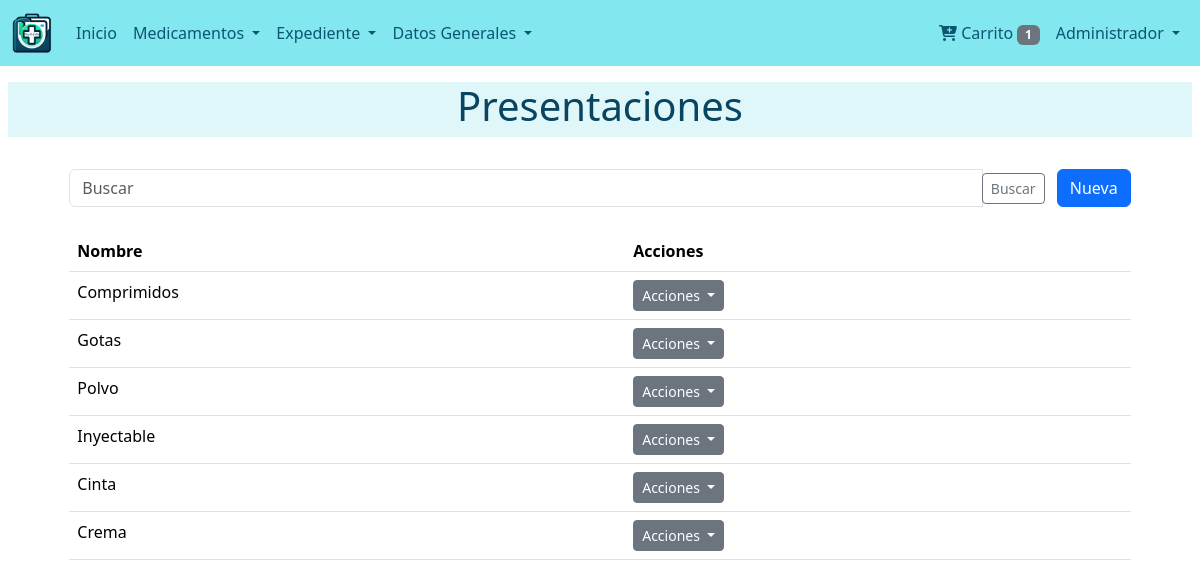
The page /productos/presentations/ (signed in) on the database its author committed.
### users/models.py (models this page shows)
class User(AbstractUser):
    def get_full_name(self):
        return '{} {}'.format(self.first_name,self.last_name)

### products/models.py (models this page shows, shortened)
class Presentation(models.Model):
    nombre = models.CharField(max_length=50, unique=True)
    class Meta:
        verbose_name = ("Presentación")
        verbose_name_plural = ("Presentaciones")

### products/views.py (the view)
# urls.py: path('presentations/', views.PresentationListView.as_view(), name='presentation_list'),
class PresentationListView(ListView):
    model = Presentation
    template_name = 'presentation/list.html'
    context_object_name = 'presentations'
    def get_queryset(self):
        queryset = super().get_queryset()
        search_term = self.request.GET.get('search', '')  # Asegúrate de usar 'search' si así lo nombraste en el input del formulario
        if search_term:
            queryset = queryset.filter(nombre__icontains=search_term)
        return queryset
    def get_context_data(self, **kwargs):
        context = super().get_context_data(**kwargs)
        context['search_form'] = PresentationSearchForm(self.request.GET or None)
        return context

### products/forms.py
class PresentationSearchForm(forms.Form):
    search = forms.CharField(
        required=False,
        widget=forms.TextInput(attrs={'class': 'form-control', 'placeholder': 'Buscar'})
    )

### dispensers/context_processors.py (called while the page is built)
def cart_processor(request):
    dispenser = get_or_create_dispenser(request)
    return {'cart_item_count': dispenser.products.count() if dispenser else 0}

### dispensers/utils.py (called while the page is built, shortened)
def get_or_create_dispenser(request):
    user = request.user if request.user.is_authenticated else None
    if user:
        dispenser = Dispenser.objects.filter(user=user).first()
        if dispenser:
            request.session['dispenser_id'] = dispenser.dispenser_id
            return dispenser

### users/context_processors.py (called while the page is built)
def open_requests(request):
    if request.user.is_authenticated:
        return {
            'open_requests': RequestPatient.objects.filter(paciente=request.user, estado=RequestPatient.ESTADO_PENDIENTE)
        }
    return {}

def is_patient(request):
    if request.user.is_authenticated:
        return {'is_patient': request.user.groups.filter(name__in=["Paciente", "Administrador"]).exists()}
    return {'is_patient': False}

### products/templates/presentation/list.html (shortened to what this page needs)
{% extends 'base.html' %}
{% block content %}
{% include "snippets/title.html" with title='Presentaciones' %}
<div class="container">
    <div class="row justify-content-center">
        <div class="col-md-11">
            {% include "presentation/snippets/filter.html" %}
            <table class="table mt-4">
                <thead>
                    <tr>
                        <th>Nombre</th>
                        <th>Acciones</th>
                    </tr>
                </thead>
                <tbody>
                    {% for presentation in presentations %}
                    <tr>
                        <td>{{ presentation.nombre }}</td>
                        <td>
                            <div class="dropdown">
                                <button class="btn btn-secondary btn-sm dropdown-toggle" type="button" id="dropdownMenuButton{{ forloop.counter }}" data-bs-toggle="dropdown" aria-expanded="false">
                                    Acciones
                                </button>
                            </div>
                        </td>
                    </tr>
                    {% empty %}
                    <tr>
                        <td colspan="2">No hay Presentaciones disponibles.</td>
                    </tr>
                    {% endfor %}
                </tbody>
            </table>
        </div>
    </div>
</div>
{% endblock %}

### templates/navbar.html (shortened to what this page needs)
{% load static %}
{% url 'dispensers:dispenser' as dispenser %}
<nav class="navbar navbar-expand-lg custom-navbar-bg navbar-light">
    <div class="container-fluid">
        <a class="navbar-brand" href="{% url 'index' %}">
            <img src="{% static 'images/icono.png' %}" alt="MedicFolio Logo" style="height: 40px;">
        </a>
        <div class="collapse navbar-collapse" id="navbarNavAltMarkup">
            <div class="navbar-nav me-auto">
                {% if user.is_authenticated %}
                    <a class="nav-link text-white {% if request.path == '/' %}active{% endif %}" href="{% url 'dashboard:dashboard' %}">
                        Inicio
                    </a>
                    <li class="nav-item dropdown">
                        <a class="nav-link dropdown-toggle text-white" href="#" id="navbarDropdownMenuLink" role="button" data-bs-toggle="dropdown" aria-expanded="false">
                            Medicamentos
                        </a>
                    </li>
                    <li class="nav-item dropdown">
                        <a class="nav-link dropdown-toggle text-white" href="#" id="navbarDropdownDatosGenerales" role="button" data-bs-toggle="dropdown" aria-expanded="false">
                            Expediente
                        </a>
                    </li>
                    <li class="nav-item dropdown">
                        <a class="nav-link dropdown-toggle text-white" href="#" id="navbarDropdownDatosGenerales" role="button" data-bs-toggle="dropdown" aria-expanded="false">
                            Datos Generales
                        </a>
                    </li>
                {% endif %}
            </div>
            <div class="navbar-nav ms-auto">
                {% if user.is_authenticated %}
                <li><a class="nav-link text-white" href="{{ dispenser }}">
                    <i class="fas fa-cart-plus"></i> Carrito
                    <span class="badge bg-secondary">{{ cart_item_count }}</span>
                </a></li>
                {% endif %}
                {% if user.is_authenticated %}
                    <li class="nav-item dropdown">
                        <a class="nav-link dropdown-toggle text-white" href="#" id="navbarDropdownUserMenu" role="button" data-bs-toggle="dropdown" aria-expanded="false">
                            {{ user.first_name }}
                        </a>
                {% endif %}
            </div>
        </div>
    </div>
</nav>

### static/css/style.css (style rules this page uses)
.custom-navbar-bg { background-color: #82e7ee; }
.navbar-light .navbar-nav .nav-link { color: #0c5573 !important; }

### rows shown on the page
User: first_name "Administrador"
Presentation: nombre "Comprimidos"
Presentation: nombre "Gotas"
Presentation: nombre "Polvo"
Presentation: nombre "Inyectable"
Presentation: nombre "Cinta"
Presentation: nombre "Crema"

### other values the page prints
{{ cart_item_count }} "1"
{{ title }} "Presentaciones"
